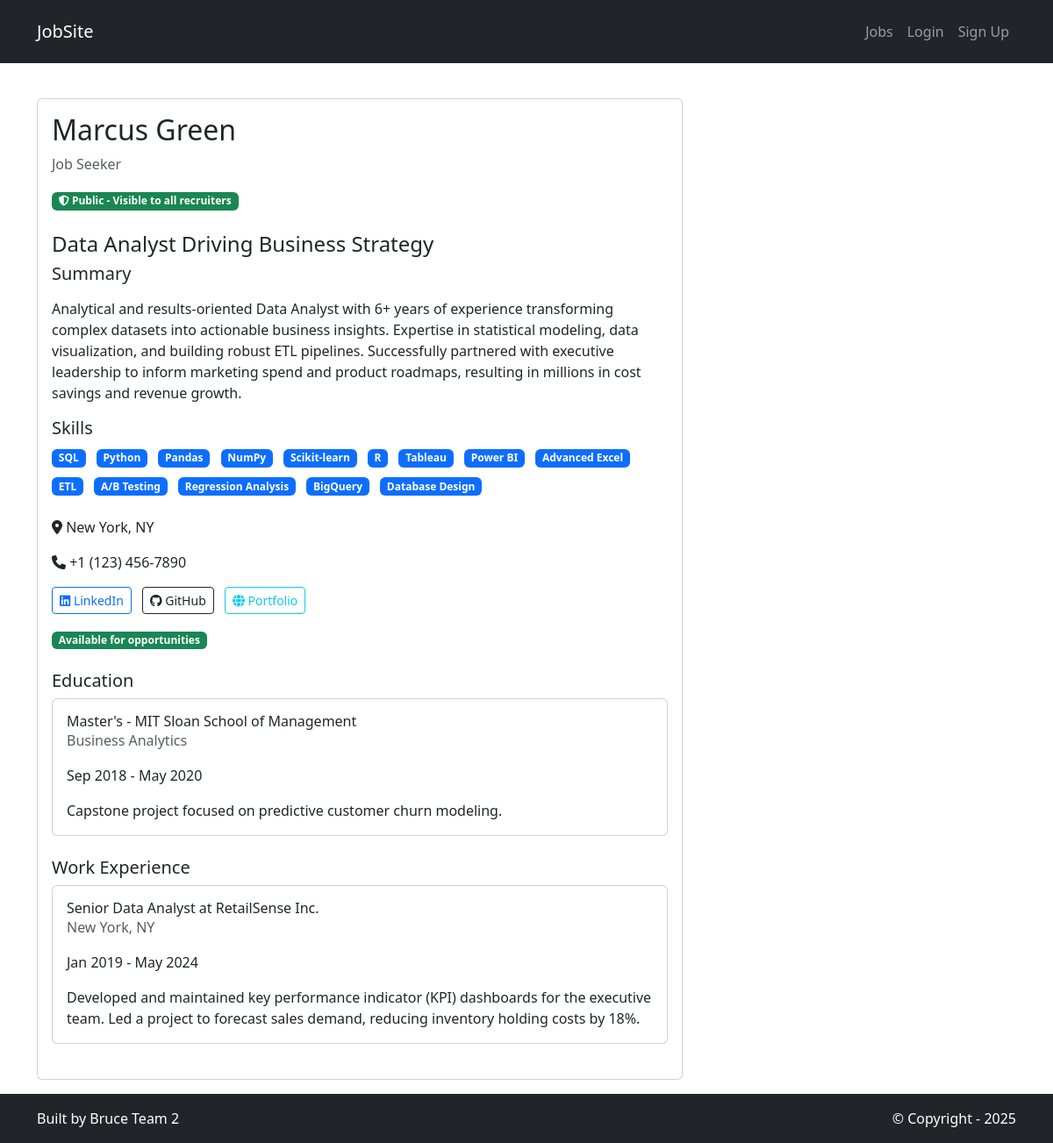
Screenshot of /accounts/profile/data_marcus/ with the database file from the repository.
### accounts/models.py (models this page shows, shortened)
class UserProfile(models.Model):
    USER_TYPES = [
        ('job_seeker', 'Job Seeker'),
        ('recruiter', 'Recruiter'),
    ]
    user = models.OneToOneField(User, on_delete=models.CASCADE, related_name='profile')
    user_type = models.CharField(max_length=20, choices=USER_TYPES)
    created_at = models.DateTimeField(default=timezone.now)
    updated_at = models.DateTimeField(auto_now=True)
    @property
    def is_job_seeker(self):
        return self.user_type == 'job_seeker'

class JobSeekerProfile(models.Model):
    user_profile = models.OneToOneField(UserProfile, on_delete=models.CASCADE, related_name='job_seeker_profile')
    headline = models.CharField(max_length=200, blank=True, help_text="Professional headline (e.g., 'Senior Python Developer')")
    summary = models.TextField(blank=True, help_text="Professional summary about yourself")
    skills = models.TextField(blank=True, help_text="List your skills (comma-separated)")
    location = models.CharField(max_length=200, blank=True)
    phone = models.CharField(max_length=20, blank=True)
    linkedin_url = models.URLField(blank=True)
    github_url = models.URLField(blank=True)
    portfolio_url = models.URLField(blank=True)
    resume_file = models.FileField(upload_to='resumes/', blank=True, null=True)
    is_available = models.BooleanField(default=True, help_text="Are you currently looking for opportunities?")
    show_contact_info = models.BooleanField(default=True, help_text="Allow recruiters to see your contact information")
    show_social_links = models.BooleanField(default=True, help_text="Allow recruiters to see your social media links")
    show_education = models.BooleanField(default=True, help_text="Allow recruiters to see your education history")
    show_experience = models.BooleanField(default=True, help_text="Allow recruiters to see your work experience")
    show_resume = models.BooleanField(default=True, help_text="Allow recruiters to download your resume")
    profile_visibility = models.CharField(
        max_length=20,
        choices=[
            ('public', 'Public - Visible to all recruiters'),
            ('private', 'Private - Only visible to you'),
        ],
        default='public',
        help_text="Control who can see your profile"
    )
    @property
    def skills_list(self):
        if self.skills:
            return [skill.strip() for skill in self.skills.split(',') if skill.strip()]
        return []

class Education(models.Model):
    job_seeker = models.ForeignKey(JobSeekerProfile, on_delete=models.CASCADE, related_name='education')
    institution = models.CharField(max_length=200)
    degree = models.CharField(max_length=100)
    field_of_study = models.CharField(max_length=100, blank=True)
    start_date = models.DateField()
    end_date = models.DateField(null=True, blank=True)
    is_current = models.BooleanField(default=False)
    description = models.TextField(blank=True)

class WorkExperience(models.Model):
    job_seeker = models.ForeignKey(JobSeekerProfile, on_delete=models.CASCADE, related_name='work_experience')
    company = models.CharField(max_length=200)
    position = models.CharField(max_length=200)
    start_date = models.DateField()
    end_date = models.DateField(null=True, blank=True)
    is_current = models.BooleanField(default=False)
    description = models.TextField(blank=True)
    location = models.CharField(max_length=200, blank=True)

### accounts/views.py (the view)
# urls.py: path('profile/<str:username>/', views.profile, name='accounts.profile'),
def profile(request, username):
    user = get_object_or_404(User, username=username)
    try:
        user_profile = user.profile
        template_data = {'title': f"{user.username}'s Profile", 'user_profile': user_profile}
        if user_profile.is_job_seeker:
            template_data['job_seeker_profile'] = user_profile.job_seeker_profile
            if template_data['job_seeker_profile'].phone:
                template_data['job_seeker_profile'].phone = format_phone_number(template_data['job_seeker_profile'].phone)
        elif user_profile.is_recruiter:
            template_data['recruiter_profile'] = user_profile.recruiter_profile
            if template_data['recruiter_profile'].phone:
                template_data['recruiter_profile'].phone = format_phone_number(template_data['recruiter_profile'].phone)
    except UserProfile.DoesNotExist:
        messages.error(request, 'Profile not found. Please contact support.')
        return redirect('home.index')
    return render(request, 'accounts/profile.html', {'template_data': template_data})

### accounts/utils.py (called while the page is built)
def format_phone_number(number: str) -> str:
    digits = re.sub(r'\D', '', number)
    if (digits.startswith('1') and len(digits) == 11) or len(digits) == 10:
        country_code = '1'
        if len(digits) == 11:
            digits = digits[1:]  # remove leading 1
        area_code = digits[:3]
        first_part = digits[3:6]
        second_part = digits[6:10]
        return f"+{country_code} ({area_code}) {first_part}-{second_part}"
    else:
        country_code = digits[:-10] if len(digits) > 10 else ''
        main_number = digits[-10:] if len(digits) > 10 else digits
        return f"+{country_code}{main_number}" if country_code else f"+{main_number}"

### accounts/templates/accounts/profile.html (shortened to what this page needs)
{% extends 'base.html' %}
{% block content %}
<div class="p-3 mt-4">
  <div class="container">
    <div class="row">
      <div class="col-md-8">
        <div class="card">
          <div class="card-body">
            <div class="d-flex justify-content-between align-items-start mb-4">
              <div>
                <h2>{{ template_data.user_profile.user.get_full_name|default:template_data.user_profile.user.username }}</h2>
                <p class="text-muted">{{ template_data.user_profile.get_user_type_display }}</p>
                {% if template_data.user_profile.is_job_seeker %}
                <span class="badge
                  {% if template_data.job_seeker_profile.profile_visibility == 'public' %}bg-success
                  {% else %}bg-secondary{% endif %}">
                  <i class="fas fa-shield-alt"></i> {{ template_data.job_seeker_profile.get_profile_visibility_display }}
                </span>
                {% endif %}
              </div>
            </div>
            {% if template_data.user_profile.is_job_seeker and template_data.job_seeker_profile %}
              <div class="mb-4">
                {% if template_data.job_seeker_profile.headline %}
                <h4>{{ template_data.job_seeker_profile.headline }}</h4>
                {% endif %}
                {% if template_data.job_seeker_profile.summary %}
                <h5>Summary</h5>
                <p>{{ template_data.job_seeker_profile.summary|linebreaks }}</p>
                {% endif %}
                {% if template_data.job_seeker_profile.skills_list %}
                <h5>Skills</h5>
                <div class="mb-3">
                  {% for skill in template_data.job_seeker_profile.skills_list %}
                  <span class="badge bg-primary me-2 mb-2">{{ skill }}</span>
                  {% endfor %}
                </div>
                {% endif %}
                {% if template_data.job_seeker_profile.show_contact_info %}
                  {% if template_data.job_seeker_profile.location %}
                  <p><i class="fas fa-map-marker-alt"></i> {{ template_data.job_seeker_profile.location }}</p>
                  {% endif %}
                  {% if template_data.job_seeker_profile.phone %}
                  <p><i class="fas fa-phone"></i> {{ template_data.job_seeker_profile.phone }}</p>
                  {% endif %}
                {% else %}
                <p class="text-muted"><i class="fas fa-lock"></i> Contact information is private</p>
                {% endif %}
                <div class="mb-3">
                  {% if template_data.job_seeker_profile.show_social_links %}
                    {% if template_data.job_seeker_profile.linkedin_url %}
                    <a href="{{ template_data.job_seeker_profile.linkedin_url }}" target="_blank" class="btn btn-outline-primary btn-sm me-2">
                      <i class="fab fa-linkedin"></i> LinkedIn
                    </a>
                    {% endif %}
                    {% if template_data.job_seeker_profile.github_url %}
                    <a href="{{ template_data.job_seeker_profile.github_url }}" target="_blank" class="btn btn-outline-dark btn-sm me-2">
                      <i class="fab fa-github"></i> GitHub
                    </a>
                    {% endif %}
                    {% if template_data.job_seeker_profile.portfolio_url %}
                    <a href="{{ template_data.job_seeker_profile.portfolio_url }}" target="_blank" class="btn btn-outline-info btn-sm">
                      <i class="fas fa-globe"></i> Portfolio
                    </a>
                    {% endif %}
                  {% else %}
                  <p class="text-muted"><i class="fas fa-lock"></i> Social media links are private</p>
                  {% endif %}
                </div>
                <div class="mb-3">
                  <span class="badge {% if template_data.job_seeker_profile.is_available %}bg-success{% else %}bg-secondary{% endif %}">
                    {% if template_data.job_seeker_profile.is_available %}Available for opportunities{% else %}Not currently looking{% endif %}
                  </span>
                </div>
              </div>
            <div class="mb-4">
              <h5>Education</h5>
              {% if template_data.job_seeker_profile.show_education or request.user == template_data.user_profile.user %}
              {% if template_data.job_seeker_profile.education.all %}
              {% for education in template_data.job_seeker_profile.education.all %}
              <div class="card mb-2">
                <div class="card-body">
                  <div class="d-flex justify-content-between align-items-center">
                    <h6 class="card-title mb-0">{{ education.degree }} - {{ education.institution }}</h6>
                  </div>
                  {% if education.field_of_study %}<p class="text-muted">{{ education.field_of_study }}</p>{% endif %}
                  <p class="card-text">
                    {{ education.start_date|date:"M Y" }} -
                    {% if education.is_current %}Present{% else %}{{ education.end_date|date:"M Y" }}{% endif %}
                  </p>
                  {% if education.description %}<p class="card-text">{{ education.description }}</p>{% endif %}
                </div>
              </div>
              {% endfor %}
              {% else %}
              <p class="text-muted">No education information added yet.</p>
              {% endif %}
              {% endif %}
            </div>
            <div class="mb-4">
              <h5>Work Experience</h5>
              {% if template_data.job_seeker_profile.show_experience or request.user == template_data.user_profile.user %}
              {% if template_data.job_seeker_profile.work_experience.all %}
              {% for experience in template_data.job_seeker_profile.work_experience.all %}
              <div class="card mb-2">
                <div class="card-body">
                  <div class="d-flex justify-content-between align-items-center">
                    <h6 class="card-title mb-0">{{ experience.position }} at {{ experience.company }}</h6>
                  </div>
                  {% if experience.location %}<p class="text-muted">{{ experience.location }}</p>{% endif %}
                  <p class="card-text">
                    {{ experience.start_date|date:"M Y" }} -
                    {% if experience.is_current %}Present{% else %}{{ experience.end_date|date:"M Y" }}{% endif %}
                  </p>
                  {% if experience.description %}<p class="card-text">{{ experience.description }}</p>{% endif %}
                </div>
              </div>
              {% endfor %}
              {% else %}
              <p class="text-muted">No work experience added yet.</p>
              {% endif %}
              {% endif %}
            </div>
            {% endif %}
          </div>
        </div>
      </div>
    </div>
  </div>
</div>
{% endblock content %}

### rows the page displays
UserProfile: user_profile.user.get_full_name "Marcus Green", user_profile.user_type "Job Seeker"
JobSeekerProfile: job_seeker_profile.profile_visibility "Public - Visible to all recruiters", job_seeker_profile.headline "Data Analyst Driving Business Strategy", job_seeker_profile.summary "Analytical and results-oriented Data Analyst with 6+ years of experience transforming complex datasets into actionable business insights. Expertise in statistical modeling, data visualization, and building robust ETL pipelines. Successfully partnered with executive leadership to inform marketing spend and product roadmaps, resulting in millions in cost savings and revenue growth.", job_seeker_profile.location "New York, NY", job_seeker_profile.phone "+1 (123) 456-7890"
Education: degree "Master's", institution "MIT Sloan School of Management", field_of_study "Business Analytics", start_date "Sep 2018", end_date "May 2020", description "Capstone project focused on predictive customer churn modeling."
WorkExperience: position "Senior Data Analyst", company "RetailSense Inc.", location "New York, NY", start_date "Jan 2019", end_date "May 2024", description "Developed and maintained key performance indicator (KPI) dashboards for the executive team. Led a project to forecast sales demand, reducing inventory holding costs by 18%."

### other values shown
{{ skill }} "SQL" "Python" "Pandas" "NumPy" "Scikit-learn" "R" "Tableau" "Power BI" "Advanced Excel" "ETL" "A/B Testing" "Regression Analysis" "BigQuery" "Database Design"
